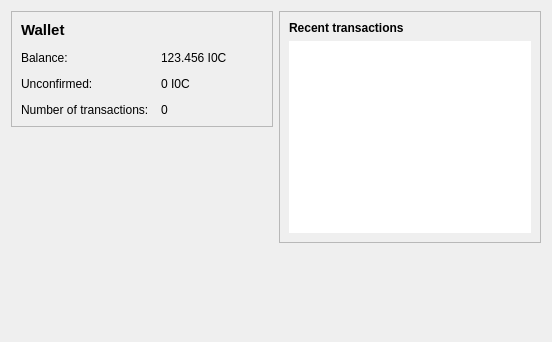
<?xml version="1.0" encoding="UTF-8"?>
<ui version="4.0">
 <class>OverviewPage</class>
 <widget class="QWidget" name="OverviewPage">
  <property name="geometry">
   <rect>
    <x>0</x>
    <y>0</y>
    <width>552</width>
    <height>342</height>
   </rect>
  </property>
  <property name="windowTitle">
   <string>Form</string>
  </property>
  <layout class="QHBoxLayout" name="horizontalLayout" stretch="1,1">
   <item>
    <layout class="QVBoxLayout" name="verticalLayout_2">
     <item>
      <widget class="QFrame" name="frame">
       <property name="frameShape">
        <enum>QFrame::StyledPanel</enum>
       </property>
       <property name="frameShadow">
        <enum>QFrame::Raised</enum>
       </property>
       <layout class="QFormLayout" name="formLayout_2">
        <property name="fieldGrowthPolicy">
         <enum>QFormLayout::AllNonFixedFieldsGrow</enum>
        </property>
        <property name="horizontalSpacing">
         <number>12</number>
        </property>
        <property name="verticalSpacing">
         <number>12</number>
        </property>
        <item row="2" column="0">
         <widget class="QLabel" name="label">
          <property name="text">
           <string>Balance:</string>
          </property>
         </widget>
        </item>
        <item row="2" column="1">
         <widget class="QLabel" name="labelBalance">
          <property name="text">
           <string>123.456 I0C</string>
          </property>
         </widget>
        </item>
        <item row="4" column="0">
         <widget class="QLabel" name="label_2">
          <property name="text">
           <string>Number of transactions:</string>
          </property>
         </widget>
        </item>
        <item row="4" column="1">
         <widget class="QLabel" name="labelNumTransactions">
          <property name="text">
           <string>0</string>
          </property>
         </widget>
        </item>
        <item row="3" column="0">
         <widget class="QLabel" name="label_3">
          <property name="text">
           <string>Unconfirmed:</string>
          </property>
         </widget>
        </item>
        <item row="3" column="1">
         <widget class="QLabel" name="labelUnconfirmed">
          <property name="text">
           <string>0 I0C</string>
          </property>
         </widget>
        </item>
        <item row="1" column="0">
         <widget class="QLabel" name="label_5">
          <property name="text">
           <string>&lt;!DOCTYPE HTML PUBLIC &quot;-//W3C//DTD HTML 4.0//EN&quot; &quot;http://www.w3.org/TR/REC-html40/strict.dtd&quot;&gt;
&lt;html&gt;&lt;head&gt;&lt;meta name=&quot;qrichtext&quot; content=&quot;1&quot; /&gt;&lt;style type=&quot;text/css&quot;&gt;
p, li { white-space: pre-wrap; }
&lt;/style&gt;&lt;/head&gt;&lt;body style=&quot; font-family:'Ubuntu'; font-size:11pt; font-weight:400; font-style:normal;&quot;&gt;
&lt;p style=&quot; margin-top:0px; margin-bottom:0px; margin-left:0px; margin-right:0px; -qt-block-indent:0; text-indent:0px;&quot;&gt;&lt;span style=&quot; font-weight:600;&quot;&gt;Wallet&lt;/span&gt;&lt;/p&gt;&lt;/body&gt;&lt;/html&gt;</string>
          </property>
         </widget>
        </item>
       </layout>
      </widget>
     </item>
     <item>
      <spacer name="verticalSpacer">
       <property name="orientation">
        <enum>Qt::Vertical</enum>
       </property>
       <property name="sizeHint" stdset="0">
        <size>
         <width>20</width>
         <height>40</height>
        </size>
       </property>
      </spacer>
     </item>
    </layout>
   </item>
   <item>
    <layout class="QVBoxLayout" name="verticalLayout_3">
     <item>
      <widget class="QFrame" name="frame_2">
       <property name="frameShape">
        <enum>QFrame::StyledPanel</enum>
       </property>
       <property name="frameShadow">
        <enum>QFrame::Raised</enum>
       </property>
       <layout class="QVBoxLayout" name="verticalLayout">
        <item>
         <widget class="QLabel" name="label_4">
          <property name="text">
           <string>&lt;b&gt;Recent transactions&lt;/b&gt;</string>
          </property>
         </widget>
        </item>
        <item>
         <widget class="QListView" name="listTransactions">
          <property name="frameShape">
           <enum>QFrame::NoFrame</enum>
          </property>
          <property name="verticalScrollBarPolicy">
           <enum>Qt::ScrollBarAlwaysOff</enum>
          </property>
          <property name="horizontalScrollBarPolicy">
           <enum>Qt::ScrollBarAlwaysOff</enum>
          </property>
         </widget>
        </item>
       </layout>
      </widget>
     </item>
     <item>
      <spacer name="verticalSpacer_2">
       <property name="orientation">
        <enum>Qt::Vertical</enum>
       </property>
       <property name="sizeHint" stdset="0">
        <size>
         <width>20</width>
         <height>40</height>
        </size>
       </property>
      </spacer>
     </item>
    </layout>
   </item>
  </layout>
 </widget>
 <resources/>
 <connections/>
</ui>
